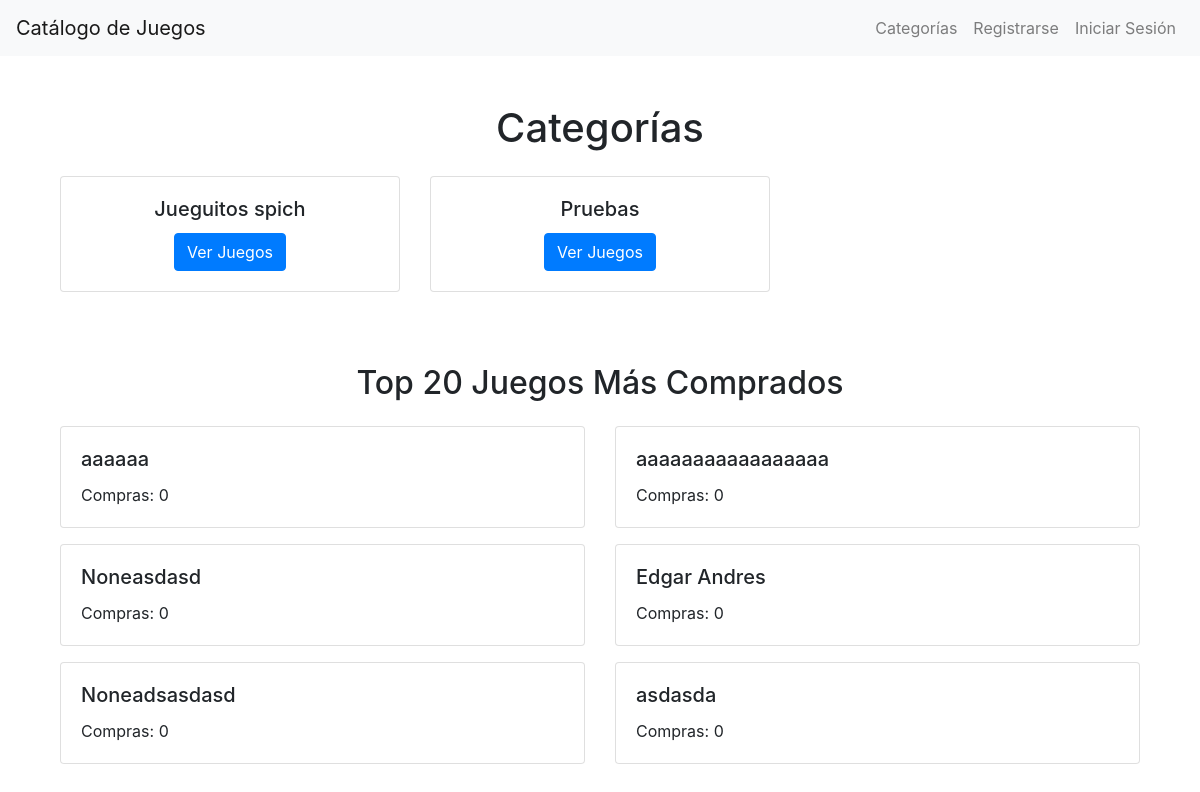
The page / on the database its author committed.
### catalogo/models/categoria.py (models this page shows, shortened)
class Categoria(models.Model):
    nombre = models.CharField(max_length=100)

### catalogo/models/juego.py (models this page shows, shortened)
class Juego(models.Model):
    nombre = models.CharField(max_length=100)
    descripcion = models.TextField()
    precio = models.DecimalField(max_digits=10, decimal_places=2)
    categoria = models.ForeignKey(
        Categoria,
        on_delete=models.CASCADE,
        related_name='juegos'
    )
    imagen = models.ImageField(upload_to='static/juegos/', null=True, blank=True)

### catalogo/views/categoria.py (the view)
# urls.py: path('', categoria.listar_categorias, name='listar_categorias'),  # Página principal
def listar_categorias(request):
    categorias = Categoria.objects.all()  # Obtener todas las categorías
    top_juegos = Juego.objects.annotate(num_compras=Count('compras')).order_by('-num_compras')[:20]  # Obtener top 20 de juegos más comprados
    return render(request, 'catalogo/categorias.html', {
        'categorias': categorias,
        'top_juegos': top_juegos
    })

### templates/catalogo/categorias.html (shortened to what this page needs)
{% extends 'base.html' %}
{% block content %}
<div class="container mt-5">
    <h1 class="text-center mb-4">Categorías</h1>
    <div class="row">
        {% for categoria in categorias %}
        <div class="col-md-4 mb-4">
            <div class="card">
                <div class="card-body text-center">
                    <h5 class="card-title">{{ categoria.nombre }}</h5>
                    <a href="{% url 'catalogo:listar_juegos_por_categoria' categoria.id %}" class="btn btn-primary">Ver Juegos</a>
                </div>
            </div>
        </div>
        {% empty %}
        <div class="col-12">
            <div class="alert alert-info text-center">
                No hay categorías disponibles.
            </div>
        </div>
        {% endfor %}
    </div>
    <h2 class="text-center mt-5 mb-4">Top 20 Juegos Más Comprados</h2>
    <div class="row">
        {% for juego in top_juegos %}
        <div class="col-md-6 mb-3">
            <div class="card">
                <div class="card-body">
                    <h5 class="card-title">{{ juego.nombre }}</h5>
                    <p class="card-text">Compras: {{ juego.num_compras }}</p>
                </div>
            </div>
        </div>
        {% empty %}
        <div class="col-12">
            <div class="alert alert-info text-center">
                No hay juegos disponibles en el top 20.
            </div>
        </div>
        {% endfor %}
    </div>
</div>
{% endblock %}

### rows shown on the page
Categoria: nombre "Jueguitos spich"
Categoria: nombre "Pruebas"
Juego: nombre "aaaaaa", num_compras "0"
Juego: nombre "aaaaaaaaaaaaaaaaa", num_compras "0"
Juego: nombre "Noneasdasd", num_compras "0"
Juego: nombre "Edgar Andres", num_compras "0"
Juego: nombre "Noneadsasdasd", num_compras "0"
Juego: nombre "asdasda", num_compras "0"
